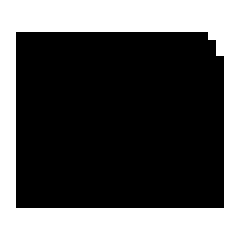
#> input picture quarter.png, 30 x 30 px (shown 8 times larger); its folder holds only this picture in this run
$ python detect_note.py quarter.png half.png
#> lines starting #> are read from the running program, lines starting #| are printed output that depends on the picture; after the words box and inside, x2 and y2 are one past the last pixel; in counts of white or black regions, pixels touching at a corner belong together
# !/usr/bin/python
# -*- coding: UTF-8 -*-

import numpy as np
import cv2
import sys
import NMS


def list2file(l, path):
    high_list = l[0]
    high_file = open(path + "/high_list.txt", "w")
    for i in range(len(high_list)):
        for j in range(len(high_list[i])):
            for k in range(len(high_list[i][j])):
                high_file.write(str(high_list[i][j][k]))
                if k != len(high_list[i][j]) - 1:
                    high_file.write(",")
            if j != len(high_list[i]) - 1:
                high_file.write("\n")
        high_file.write("\n")
    high_file.close()

    low_list = l[1]
    low_file = open(path + "/low_list.txt", "w")
    for i in range(len(low_list)):
        for j in range(len(low_list[i])):
            for k in range(len(low_list[i][j])):
                low_file.write(str(low_list[i][j][k]))
                if k != len(low_list[i][j]) - 1:
                    low_file.write(",")
            if j != len(low_list[i]) - 1:
                low_file.write("\n")
        low_file.write("\n")
    low_file.close()

    g_clef_list = l[2]
    g_clef_file = open(path + "/g_clef_list.txt", "w")
    for i in range(len(g_clef_list)):
        g_clef_file.write(str(g_clef_list[i][0] + 500))
        if i != len(g_clef_list) - 1:
            g_clef_file.write(",")
        g_clef_file.write("\n")
    g_clef_file.close()


def detect_note_in_png(png_path, result_path):
    # load score picture
#> called with png_path = 'quarter.png', result_path = 'half.png'
    score_png = cv2.imread(png_path, cv2.IMREAD_UNCHANGED)  # score
#> score_png is the input picture: shape (30, 30, 4); mean B, G, R, A 94.1, 94.1, 94.1, 124.7
    score = np.array(score_png[:, :, -1], float)
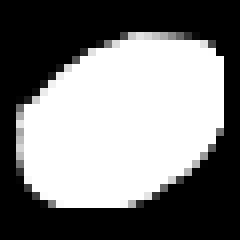
#> score: shape (30, 30) float64 (shown 8 times larger); min 0, max 255, mean 124.7
    score = np.divide(score, 255)  # normalize
    score = np.round(score)
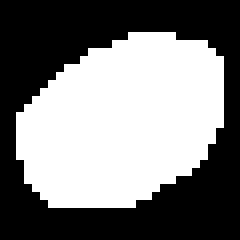
#> score: shape (30, 30) float64 (shown 8 times larger); values 0 (black) and 1 (white), 48.9% white; 1 white region, box (x1, y1, x2, y2) and area: (2, 4, 28, 26) 440
    # load template picture
    quarter_png = cv2.imread(result_path + "quarter.png", cv2.IMREAD_UNCHANGED)  # quarter
#> (the run stopped early here; a loop or call above may not have finished)
